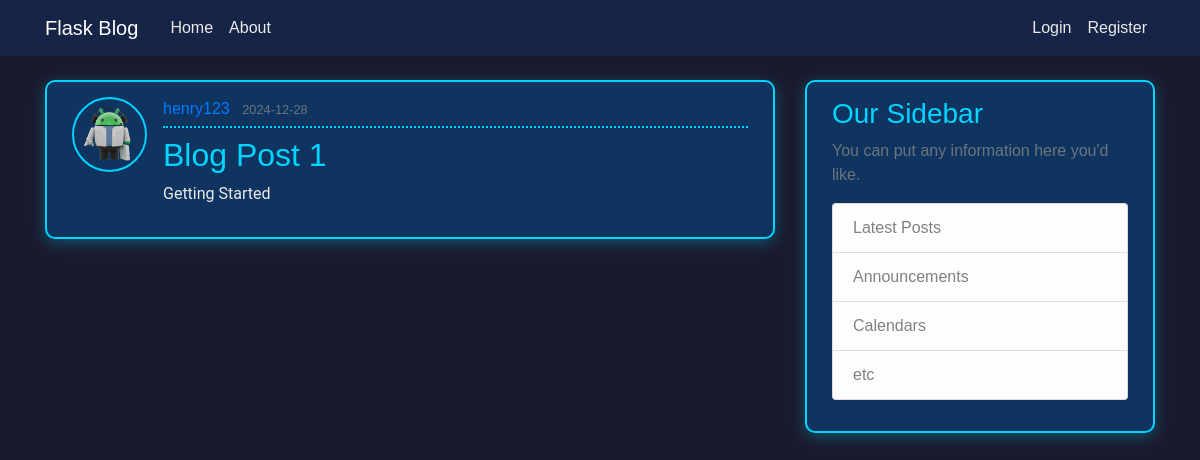
The app's page /post/4 with its own data.
### flaskblog/models.py (models this page shows, shortened)
class User(db.Model, UserMixin):
    id = db.Column(db.Integer, primary_key=True)
    username = db.Column(db.String(20), unique=True, nullable=False)
    email = db.Column(db.String(120), unique=True, nullable=False)
    image_file = db.Column(db.String(20), nullable=False, default='default.jpg')
    password = db.Column(db.String(60), nullable=False)
    posts = db.relationship('Post', backref='author', lazy=True)

class Post(db.Model):
    id = db.Column(db.Integer, primary_key=True)
    title = db.Column(db.String(100), nullable=False)
    date_posted = db.Column(db.DateTime, nullable=False, default=datetime.utcnow)
    content = db.Column(db.Text, nullable=False)
    user_id = db.Column(db.Integer, db.ForeignKey('user.id'), nullable=False)

### flaskblog/routes.py (the view)
@app.route("/post/<int:post_id>")  # 定義路由，帶有文章 ID 的參數
def post(post_id):  # 定義函數，用於顯示特定文章
    post = Post.query.get_or_404(post_id)  # 從資料庫查詢文章，如果不存在則返回 404 錯誤
    return render_template('post.html', title=post.title, post=post)

### flaskblog/templates/post.html (shortened to what this page needs)
{% extends "layout.html" %}
{% block content %}
  <article class="media content-section">
    <img class="rounded-circle article-img" src="{{ url_for('static', filename='profile_pics/' + post.author.image_file) }}">
    <div class="media-body">
      <div class="article-metadata">
        <a class="mr-2" href="#">{{ post.author.username }}</a>
        <small class="text-muted">{{ post.date_posted.strftime('%Y-%m-%d') }}</small>
      </div>
      <h2 class="article-title">{{ post.title }}</h2>
      <p class="article-content">{{ post.content }}</p>
    </div>
  </article>
{% endblock content %}

### flaskblog/static/main.css (style rules this page uses)
body { background: #1a1a2e; color: #eaeaea; font-family: 'Orbitron', sans-serif; margin-top: 5rem; }
h1, h2, h3, h4, h5, h6 { color: #00d4ff; }
.content-section { background: #0f3460; padding: 15px 25px; border: 2px solid #00d4ff; border-radius: 10px; margin-bottom: 20px; box-shadow: 0 4px 15px rgba(0, 212, 255, 0.3); }
.article-title { color: #00d4ff; }
.article-content { white-space: pre-line; font-family: 'Roboto', sans-serif; color: #eaeaea; }
.article-img { height: 75px; width: 75px; margin-right: 16px; border: 2px solid #00d4ff; border-radius: 10%; }
.article-metadata { padding-bottom: 5px; margin-bottom: 8px; border-bottom: 2px dotted #00d4ff; }

### records on screen
User: image_file (picture), author.username "henry123"
Post: date_posted "2024-12-28", title "Blog Post 1", content "Getting Started"
